Frame 1 (no input): blank canvas, image omitted
Frame 60 (no input): blank canvas, image omitted
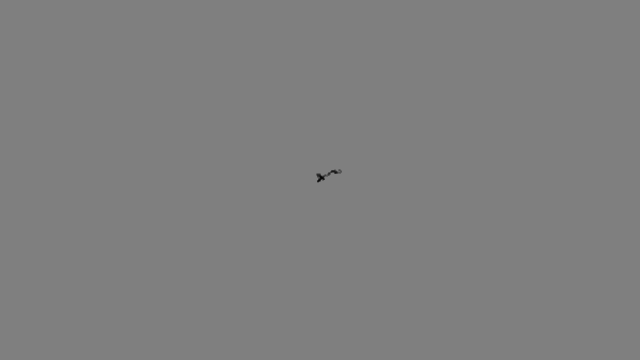
Frame 120 (the mouse pressed at the canvas centre since frame 60)

The p5.js sketch whose frames 1 and 60 were blank and that drew this single picture after the mouse press (run headless with seeded random() and noise() and a simulated clock; from frame 60 on, the mouse is pressed at the canvas centre):

// p5.js sketch
// ── sketch.js
// The Nature of Code
// Daniel Shiffman
// http://natureofcode.com

let walker;

function setup() {
  createCanvas(640,360);
  walker = new Walker();
  background(127);
}

function draw() {
  walker.step();
  walker.render();
}

class Walker {
  constructor(){
    this.x = width/2;
    this.y = height/2;
  }

  render() {
    stroke(0);
    point(this.x,this.y);
  }

  step() {
    var choice = floor(random(8));
    if (choice === 0) {
      this.x++;
    } else if (choice === 1) {
      this.x--;
    } else if (choice === 2) {
      this.y++;
    } else if (choice === 3) {
      this.y--;
    } else if (choice === 4) {
      this.x++;
      this.y++;
    } else if (choice === 5) {
      this.x++;
      this.y--;
    } else if (choice === 6) {
      this.x--;
      this.y++;
    } else {
      this.x--;
      this.y--;
    }
    this.x = constrain(this.x,0,width-1);
    this.y = constrain(this.y,0,height-1);
  }
}
